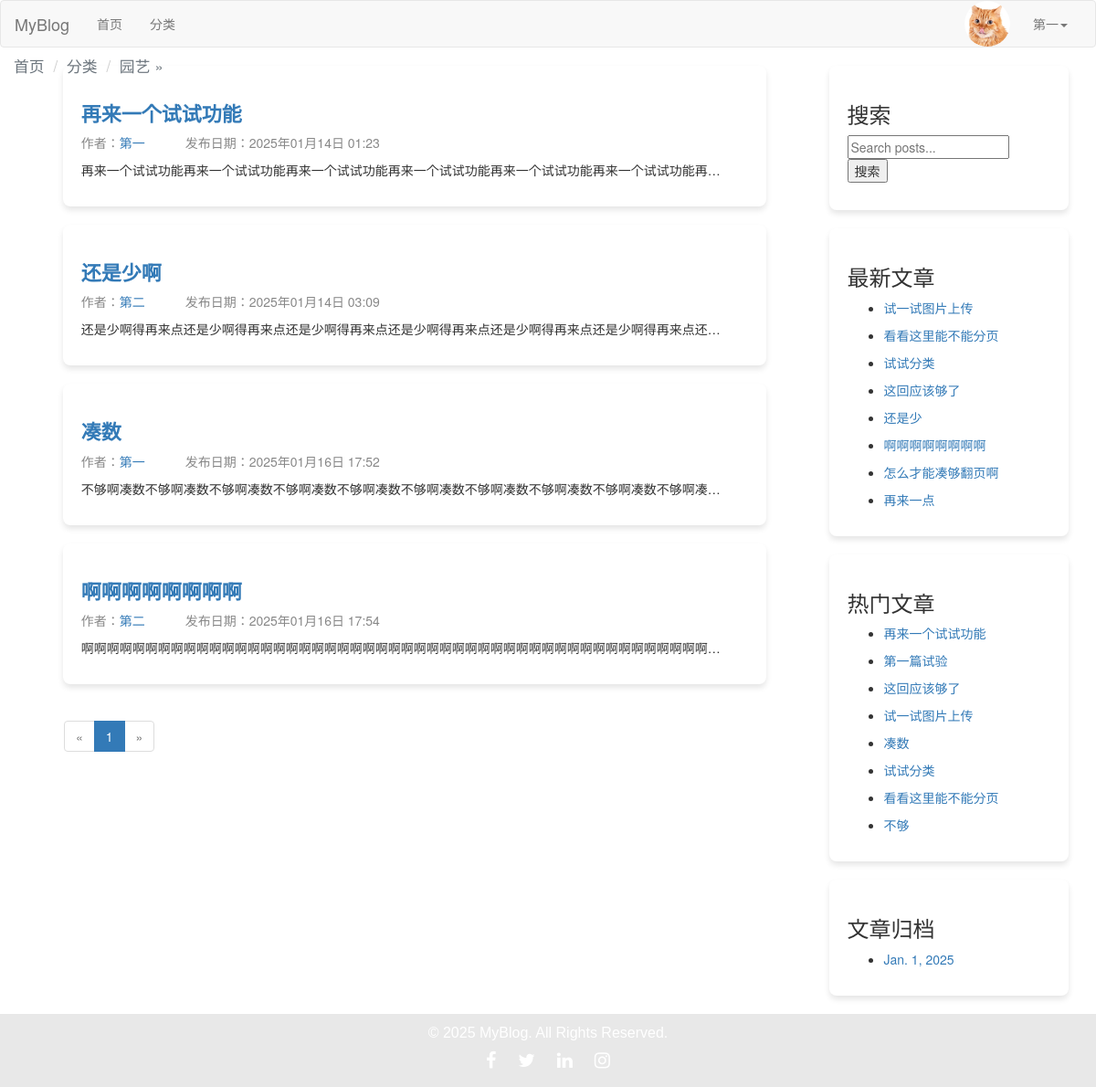
Before: /category/2/ (signed in) with the older database file.
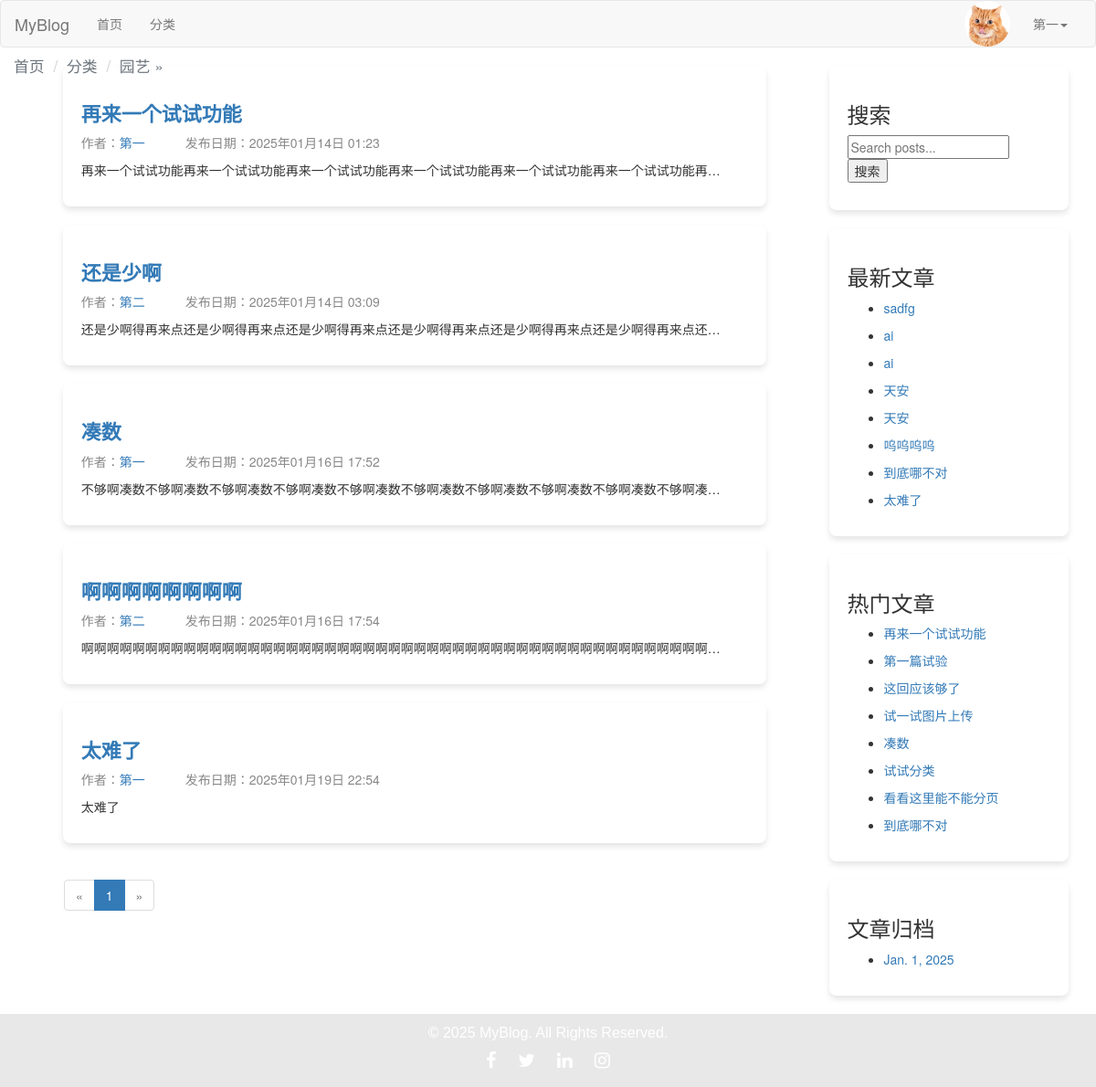
After: the same page with the newer database file.
### blog/models.py (models this page shows, shortened)
class Post(models.Model):
    DRAFT = 'draft'
    PUBLISHED = 'published'
    STATUS_CHOICES = [
        (DRAFT, '草稿'),
        (PUBLISHED, '已发布'),
    ]
    title = models.CharField(max_length=61, verbose_name="文章标题")
    desc = models.TextField(max_length=200, blank=True, default="", verbose_name="文章描述")
    category = models.ForeignKey(Category, on_delete=models.CASCADE, verbose_name="分类")
    content = models.TextField(verbose_name="文章详情")
    tags = models.ForeignKey(Tag, on_delete=models.CASCADE, verbose_name="文章标签")
    owner = models.ForeignKey(User, on_delete=models.CASCADE, verbose_name="作者")
    is_hot=models.BooleanField(default=False, verbose_name='是否热门')
    pv=models.IntegerField(default=0,verbose_name='浏览量')
    add_date = models.DateTimeField(auto_now_add=True, verbose_name="添加时间")
    pub_date = models.DateTimeField(auto_now=True, verbose_name="修改时间")
    status = models.CharField(max_length=10, choices=STATUS_CHOICES, default=DRAFT, verbose_name="状态")
    liked_users = models.ManyToManyField(
        User,
        related_name="liked_posts",
        blank=True,
        verbose_name="点赞用户",
    )
    favorited_users = models.ManyToManyField(
        User,
        related_name="favorited_posts",
        blank=True,
        verbose_name="收藏用户",
    )
    class Meta:
        verbose_name = "文章"
        verbose_name_plural = verbose_name

class Sidebar(models.Model):
    STATUS = (
        (1,'隐藏'),
        (2,'展示')
    )
    DISPLAY_TYPE = (
        (1,'搜索'),
        (2,'最新文章'),
        (3,'最热文章'),
        (4,'最近评论'),
        (5,'文章归档'),
        (6,'HTML')
    )
    title = models.CharField(max_length=50,verbose_name='模块名称')
    display_type = models.PositiveIntegerField(default=1,choices=DISPLAY_TYPE,verbose_name="展示类型")
    content = models.CharField(max_length=500,blank=True,default='',verbose_name="内容", help_text='如果设置的不是HTML类型，可为空')
    sort = models.PositiveIntegerField(default=1,verbose_name='排序',help_text='序号越大越靠前')
    status = models.PositiveIntegerField(default=2,choices=STATUS,verbose_name='状态')
    add_date = models.DateTimeField(auto_now_add=True,verbose_name="创建时间")
    class Meta:
        verbose_name="侧边栏"
        verbose_name_plural = verbose_name
        ordering = ['-sort']
    @classmethod
    def get_sidebar(cls):
        return cls.objects.filter(status=2)
    @property
    def get_content(self):
        if self.display_type == 1:
            context = {
            }
            return render_to_string('sidebar/search.html', context=context)
        elif self.display_type == 2:
            context = {
            }
            return render_to_string('sidebar/new_post.html', context=context)
        elif self.display_type == 3:
            context = {
            }
            return render_to_string('sidebar/hot_post.html', context=context)
        elif self.display_type == 4:
            context = {
            }
            return render_to_string('comment.html', context=context)
        elif self.display_type == 5:
            context = {
            }
            return render_to_string('sidebar/archives.html', context=context)
        elif self.display_type == 6:
            return self.content

### blog/views.py (the view)
# urls.py: path('category/<int:category_id>/', views.category_detail, name='category_detail'),  # 某个分类的博文
def category_detail(request, category_id):
    category = get_object_or_404(Category, id=category_id)
    post_list = Post.objects.filter(category=category, status=Post.PUBLISHED)
    paginator = Paginator(post_list, 5)  # 每页显示5篇文章
    page = request.GET.get('page', 1)  # 获取当前页码
    try:
        posts = paginator.page(page)
    except PageNotAnInteger:
        posts = paginator.page(1)
    except EmptyPage:
        posts = paginator.page(paginator.num_pages)
    return render(request, 'category_detail.html', {'category': category, 'posts': posts})

### blog/templatetags/category.py (called while the page is built)
@register.simple_tag
def get_sidebar_list():
    return Sidebar.get_sidebar()

@register.simple_tag
def get_new_post():
    return Post.objects.order_by('-pub_date')[:8]

@register.simple_tag
def get_hot_pv_post():
    return Post.objects.order_by('-pv')[:8]

@register.simple_tag
def get_archives():
    return Post.objects.dates('add_date', 'month', order='DESC')[:8]

### blog/templates/category_detail.html (shortened to what this page needs)
{% extends 'layout/base.html' %}
{% load static %}
{% load category %}
{% block css %}
    <link rel="stylesheet" href="{% static 'css/blog.css' %}">
{% endblock %}
{% block content_left %}
    <ol class="breadcrumb">
        <li><a href="{% url 'blog:index' %}">首页</a></li>
        <li><a href="{% url 'blog:category_list' %}">分类</a></li>
        <li class="active">{{ category.name }}</li>
    </ol>
    <section class="section">
        <div class="container blog-container">
            {% for post in posts %}
                <div class="box blog-box">
                    <h1 class="title small-title">
                        <a href="{% url 'blog:post_detail' post.id %}">{{ post.title }}</a>
                    </h1>
                    <p class="subtitle post-info">
                        <span class="author">作者：<a href="{% url 'blog:author_profile' post.owner.id %}">{{ post.owner.username }}</a></span>
                        <span class="date">发布日期：{{ post.add_date|date:"Y年m月d日 H:i" }}</span>
                    </p>
                    <p>{{ post.content|truncatechars:50 }}</p>
                </div>
            {% empty %}
                <p>该分类下暂无文章。</p>
            {% endfor %}
        </div>
        <nav aria-label="Page navigation">
            <ul class="pagination">
                {% if posts.has_previous %}
                    <li>
                        <a href="?page={{ posts.previous_page_number }}" aria-label="Previous">
                            <span aria-hidden="true">«</span>
                        </a>
                    </li>
                {% else %}
                    <li class="disabled">
                        <span aria-hidden="true">«</span>
                    </li>
                {% endif %}
                {% for num in posts.paginator.page_range %}
                    {% if posts.number == num %}
                        <li class="active">
                            <span>{{ num }} <span class="sr-only">(current)</span></span>
                        </li>
                    {% else %}
                        <li>
                            <a href="?page={{ num }}">{{ num }}</a>
                        </li>
                    {% endif %}
                {% endfor %}
                {% if posts.has_next %}
                    <li>
                        <a href="?page={{ posts.next_page_number }}" aria-label="Next">
                            <span aria-hidden="true">»</span>
                        </a>
                    </li>
                {% else %}
                    <li class="disabled">
                        <span aria-hidden="true">»</span>
                    </li>
                {% endif %}
            </ul>
        </nav>
    </section>
{% endblock %}

### blog/templates/layout/base.html (shortened to what this page needs)
{% load static %}
{% load category %}
<!DOCTYPE html>
<html lang="en">
<head>
    <link rel="stylesheet" href="{% static 'plugin/bootstrap/css/bootstrap.css' %}">
    <link rel="stylesheet" href="{% static 'plugin/font-awesome/css/font-awesome.min.css' %}">
    <link rel="stylesheet" href="{% static 'css/blog.css' %}">
    {% block css %}
    {% endblock %}
</head>
<body>
<nav class="navbar navbar-default">
    <div class="container-fluid">
        <div class="navbar-header">
            <a class="navbar-brand" href="{% url 'blog:index' %}">MyBlog</a>
        </div>
        <div class="collapse navbar-collapse" id="bs-example-navbar-collapse-1">
            <ul class="nav navbar-nav">
                <li><a href="{% url 'blog:index' %}">首页<span class="sr-only">(current)</span></a></li>
                <li><a href="{% url 'blog:category_list' %}">分类</a></li>
            </ul>
            <ul class="nav navbar-nav navbar-right">
                {% if request.user.is_authenticated %}
                    <li class="user-avatar">
                        <img src="{{ request.user.userprofile.image.url }}" alt="User Avatar" class="avatar-img">
                    </li>
                    <li class="dropdown">
                        <a href="#" class="dropdown-toggle" data-toggle="dropdown" role="button" aria-haspopup="true"
                           aria-expanded="false">
                            {{ request.user.username }}<span class="caret"></span>
                        </a>
                    </li>
                {% else %}
                    <li><a href="{% url 'users:login' %}">登录</a></li>
                    <li><a href="{% url 'users:register' %}" target="_blank">注册</a></li>
                {% endif %}
            </ul>
        </div>
    </div>
</nav>
{% block content %}
    <div class="container content-container">
        <div class="row">
            <div class="col-md-9 content-left">
                {% block content_left %}
                {% endblock %}
            </div>
            <div class="col-md-3 content-right">
                {% block content_right %}
                    {% get_sidebar_list as sidebar_list %}
                    {% for sidebar in sidebar_list %}
                        <div class="blog-box">
                            <h3>{{ sidebar.title }}</h3>
                            <p>{{ sidebar.get_content|safe }}</p>
                        </div>
                    {% endfor %}
                {% endblock %}
            </div>
        </div>
    </div>
{% endblock %}
{% block footer %}
    <footer class="footer">
        <div class="container text-center">
            <p>© 2025 MyBlog. All Rights Reserved.</p>
            <div class="social-icons">
                <a href="#" class="social-icon"><i class="fa fa-facebook"></i></a>
                <a href="#" class="social-icon"><i class="fa fa-twitter"></i></a>
                <a href="#" class="social-icon"><i class="fa fa-linkedin"></i></a>
                <a href="#" class="social-icon"><i class="fa fa-instagram"></i></a>
            </div>
        </div>
    </footer>
{% endblock %}
</body>
</html>

### blog/templates/sidebar/search.html
<form method="GET" action="{% url 'blog:search' %}" class="search-form">
    <input
            type="text"
            name="keywords"
            placeholder="Search posts..."
            value="{{ request.GET.keywords|default_if_none:'' }}"
            class="search-input"
    >
    <button type="submit" class="search-button">搜索</button>
</form>

### blog/templates/sidebar/new_post.html
{% load category %}
{% get_new_post as post_list %}
{% for post in post_list %}
    <ul>
    <li><a href="{% url 'blog:post_detail' post.id %}">{{ post.title }}</a> </li>
    </ul>
{% endfor %}

### blog/templates/sidebar/hot_post.html
{% load category %}
{% get_hot_pv_post as post_list %}
{% for post in post_list %}
    <ul>
    <li><a href="{% url 'blog:post_detail' post.id %}">{{ post.title }}</a> </li>
    </ul>
{% endfor %}

### blog/templates/sidebar/archives.html
{% load category %}
{% get_archives as archives_list %}
{% for archive in archives_list %}
    <ul>
    <li><a href="{% url 'blog:archives' archive.year archive.month %}">{{ archive }}</a> </li>
    </ul>
{% endfor %}

Changed rows visible on the page:
added Post: title "太难了", owner.username "第一", add_date "2025年01月19日 22:54", content "太难了"
changed Sidebar "最新文章": loses Post (title "还是少"); loses Post (title "怎么才能凑够翻页啊"); loses Post (title "再来一点"); loses Post (title "试一试图片上传"); loses Post (title "看看这里能不能分页"); loses Post (title "试试分类"); loses Post (title "这回应该够了"); loses Post (title "啊啊啊啊啊啊啊啊", owner.username "第二", add_date "2025年01月16日 17:54", content "啊啊啊啊啊啊啊啊啊啊啊啊啊啊啊啊啊啊啊啊啊啊啊啊啊啊啊啊啊啊啊啊啊啊啊啊啊啊啊啊啊啊啊啊啊啊啊啊啊…")
added Post: title "sadfg", shown under Sidebar "最新文章"
added Post: title "ai", shown under Sidebar "最新文章"
added Post: title "ai", shown under Sidebar "最新文章"
added Post: title "天安", shown under Sidebar "最新文章"
added Post: title "天安", shown under Sidebar "最新文章"
added Post: title "呜呜呜呜", shown under Sidebar "最新文章"
added Post: title "到底哪不对"
computed for Sidebar "热门文章": loses Post (title "不够")
